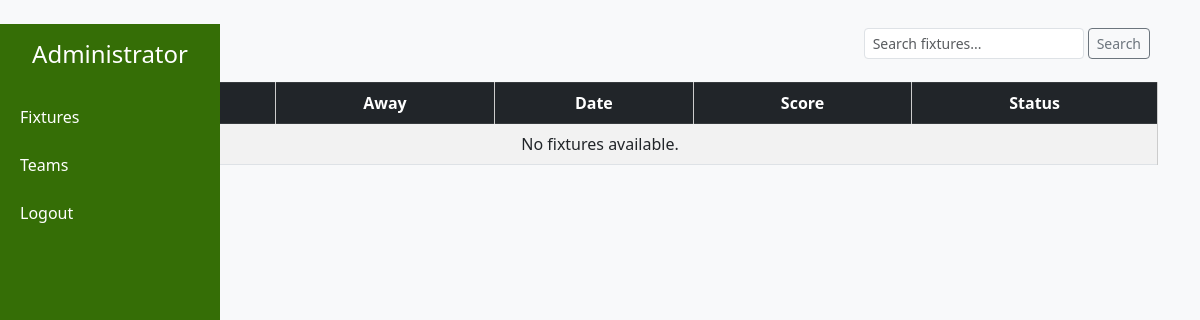
/current-fixtures/, run on an earlier commit of the app's database.
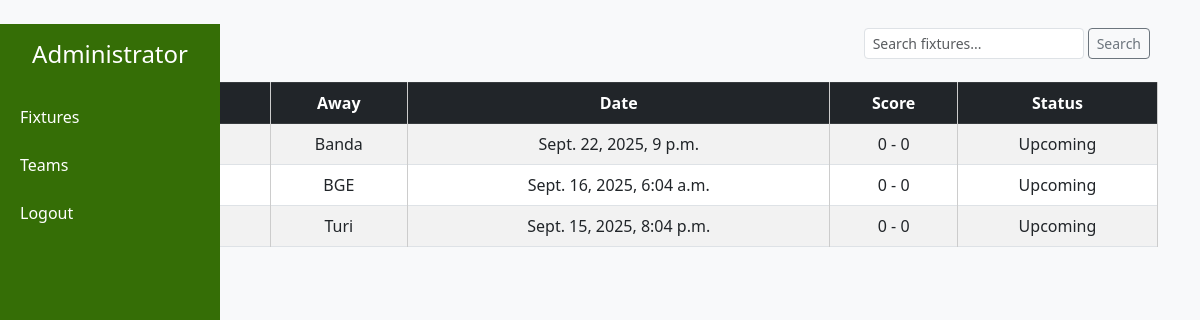
And on a later commit of the database.
### fixtureadmin/models.py (models this page shows, shortened)
class Fixture(models.Model):
    STATUS_CHOICES = [
        ('upcoming', 'Upcoming'),
        ('live', 'Live'),
        ('finished', 'Finished'),
    ]
    home_team = models.ForeignKey(Teams, on_delete=models.CASCADE, related_name="home_fixtures")
    away_team = models.ForeignKey(Teams, on_delete=models.CASCADE, related_name="away_fixtures")
    match_date = models.DateTimeField()
    home_score = models.IntegerField(default=0)
    away_score = models.IntegerField(default=0)
    status = models.CharField(max_length=10, choices=STATUS_CHOICES, default='upcoming')

### teams/models.py (models this page shows)
class Teams(models.Model):
    team_name = models.CharField(max_length=200, blank=True)
    age_group = models.CharField(max_length=200, blank=True)
    gender = models.CharField(max_length=15, blank=True)
    sport = models.CharField(max_length=15, blank=True)
    coach = models.CharField(max_length=15, blank=True)
    email = models.EmailField(unique=False)
    added_on = models.DateTimeField(auto_now_add=True)
    def __str__(self):
        return self.team_name

### fixtureadmin/views.py (the view)
# urls.py: path('current-fixtures/', views.currrent_fixtures, name='current-fixtures'),
def currrent_fixtures(request):
    fixtures = Fixture.objects.all().order_by('-match_date')
    return render(request, 'base/admin_dashboard.html', {'fixtures': fixtures})

### templates/base/admin_dashboard.html (shortened to what this page needs)
<!DOCTYPE html>
<html lang="en">
<head>
  <link href="https://cdn.jsdelivr.net/npm/bootstrap@5.3.0/dist/css/bootstrap.min.css" rel="stylesheet">
</head>
<body>
  <div class="sidebar">
    <h4 class="text-white text-center mb-4"> Administrator </h4>
    <a href="{% url 'current-fixtures' %}">Fixtures</a>
    <a href="{% url 'current-teams' %}">Teams</a>
    <a href="{% url 'logout' %}">Logout</a>
  </div>
<div class="container mt-4">
    {% block content %}
  <div class="d-flex justify-content-between align-items-center mb-3">
        <h2 class="mb-0">Fixtures</h2>
        <div class="d-flex">
            <form class="d-flex me-2" method="GET" action="">
                <input type="text" name="q" class="form-control form-control-sm" placeholder="Search fixtures..." value="{{ request.GET.q }}">
                <button type="submit" class="btn btn-sm btn-outline-secondary ms-1">Search</button>
            </form>
        </div>
    </div>
 <table class="table table-bordered table-striped">
 <thead class="table-dark">
  <tr>
    <th>Home</th>
    <th>Away</th>
    <th>Date</th>
    <th>Score</th>
    <th>Status</th>
  </tr>
  </thead>
  <tbody>
  {% for fixture in fixtures %}
  <tr>
    <td>{{ fixture.home_team }}</td>
    <td>{{ fixture.away_team }}</td>
    <td>{{ fixture.match_date }}</td>
    <td>{{ fixture.home_score }} - {{ fixture.away_score }}</td>
    <td>{{ fixture.get_status_display }}</td>
  </tr>
  {% empty %}
  <tr><td colspan="6">No fixtures available.</td></tr>
  {% endfor %}
  </tbody>
</table>
    {% endblock %}
  </div>
</body>
</html>

What changed in the data, as far as the page shows it:
added Fixture: away_team "Banda", match_date "Sept. 22, 2025, 9 p.m.", home_score "0", away_score "0", status "Upcoming"
added Fixture: away_team "BGE", match_date "Sept. 16, 2025, 6:04 a.m.", home_score "0", away_score "0", status "Upcoming"
added Fixture: away_team "Turi", match_date "Sept. 15, 2025, 8:04 p.m.", home_score "0", away_score "0", status "Upcoming"
Also different on the page:
text no longer shown: "No fixtures available."
